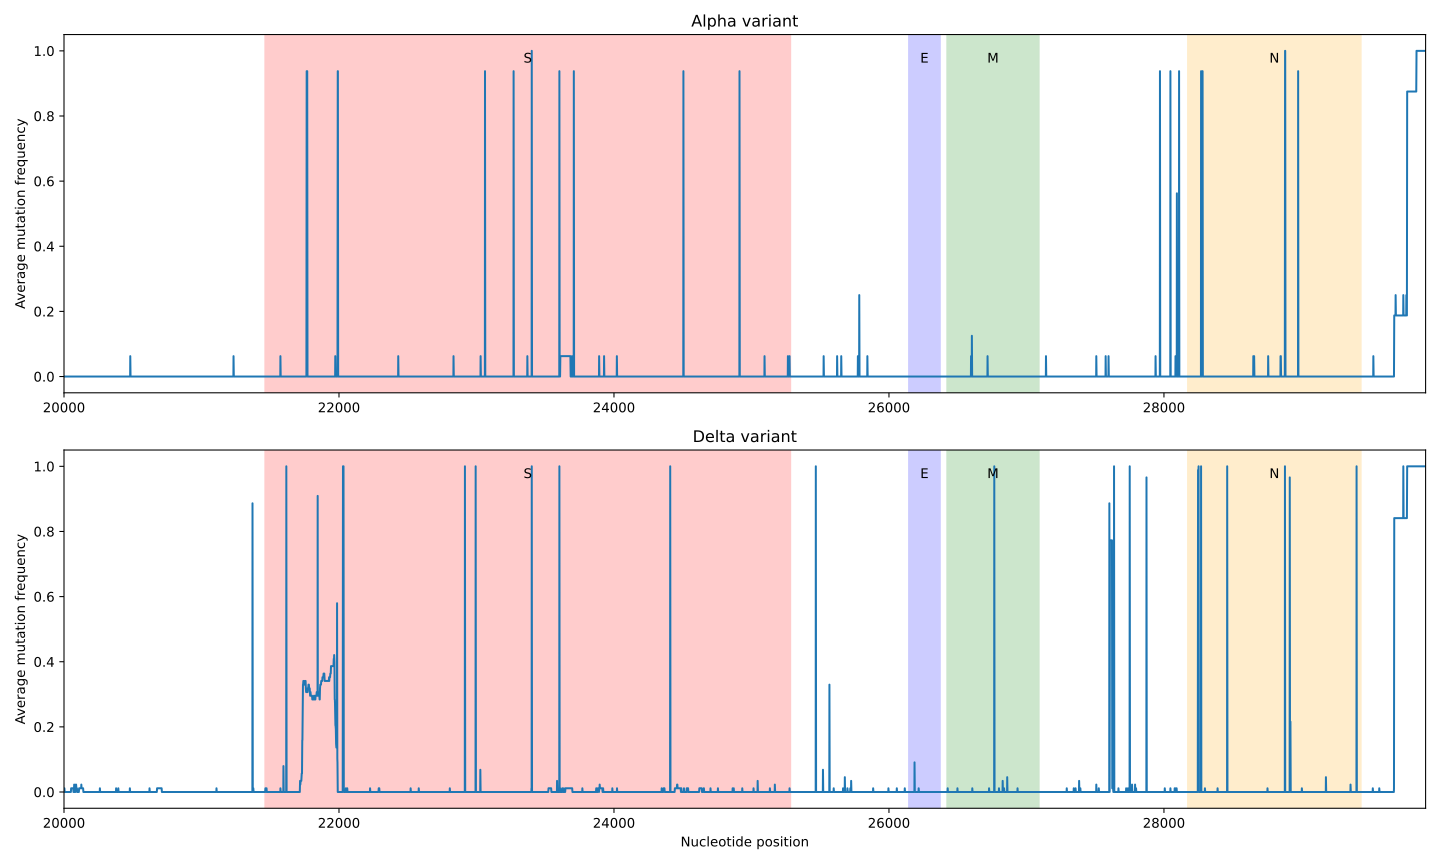

Write Python code to recreate this figure.
from Bio import SeqIO

records = list(SeqIO.parse("data/p1-sars-cov-2-variants.fasta", "fasta"))
reference = SeqIO.read("data/reference.fasta", "fasta")

alpha_variants  = ["EPI_ISL_3072041","EPI_ISL_1010703","EPI_ISL_1121977","EPI_ISL_1061036","EPI_ISL_1184096",
                   "EPI_ISL_1184504","EPI_ISL_3568432","EPI_ISL_3568427","EPI_ISL_1184097","EPI_ISL_1447289",
                   "EPI_ISL_1615593","EPI_ISL_1660402","EPI_ISL_1660401","EPI_ISL_2404987","EPI_ISL_2462429", 
                   "EPI_ISL_593696"]

delta_variants =  ["EPI_ISL_1904460", "EPI_ISL_1904466", "EPI_ISL_1904469", "EPI_ISL_1904454", "EPI_ISL_1756027", 
                   "EPI_ISL_2404986", "EPI_ISL_2107448", "EPI_ISL_2107529", "EPI_ISL_2650457", "EPI_ISL_2716414", 
                   "EPI_ISL_2633525", "EPI_ISL_2786933", "EPI_ISL_2811809", "EPI_ISL_2695796", "EPI_ISL_2650470", 
                   "EPI_ISL_2811992", "EPI_ISL_2695794", "EPI_ISL_2695799", "EPI_ISL_3281261", "EPI_ISL_3186692",
                   "EPI_ISL_3186471", "EPI_ISL_3186636", "EPI_ISL_3186262", "EPI_ISL_3186487", "EPI_ISL_3280996", 
                   "EPI_ISL_3305513", "EPI_ISL_3072100", "EPI_ISL_6757593", "EPI_ISL_3426420", "EPI_ISL_3539677", 
                   "EPI_ISL_4055434", "EPI_ISL_3834282", "EPI_ISL_3643716", "EPI_ISL_3501929", "EPI_ISL_5535311", 
                   "EPI_ISL_3502476", "EPI_ISL_3502311", "EPI_ISL_3834174", "EPI_ISL_9964573", "EPI_ISL_4747964",
                   "EPI_ISL_4205585", "EPI_ISL_4552276", "EPI_ISL_4205719", "EPI_ISL_4205539", "EPI_ISL_5689721", 
                   "EPI_ISL_4205197", "EPI_ISL_4552130", "EPI_ISL_4747905", "EPI_ISL_5347813", "EPI_ISL_5534640", 
                   "EPI_ISL_5936432", "EPI_ISL_5778590", "EPI_ISL_5534654", "EPI_ISL_5778467", "EPI_ISL_5778492", 
                   "EPI_ISL_6252077", "EPI_ISL_5535134", "EPI_ISL_5305653", "EPI_ISL_7264600", "EPI_ISL_6585779", 
                   "EPI_ISL_6586228", "EPI_ISL_6251927", "EPI_ISL_6585956", "EPI_ISL_7264849", "EPI_ISL_6586173", 
                   "EPI_ISL_6586136", "EPI_ISL_7264591", "EPI_ISL_6757382", "EPI_ISL_7621131", "EPI_ISL_7621166", 
                   "EPI_ISL_8901286", "EPI_ISL_7748984", "EPI_ISL_7621531", "EPI_ISL_7621692", "EPI_ISL_7621124", 
                   "EPI_ISL_7748623", "EPI_ISL_7748687", "EPI_ISL_7621974", "EPI_ISL_8901160", "EPI_ISL_10116719", 
                   "EPI_ISL_8901318", "EPI_ISL_8901337", "EPI_ISL_10116652", "EPI_ISL_8900986", "EPI_ISL_8901124",
                   "EPI_ISL_8901168", "EPI_ISL_8901097", "EPI_ISL_10116931"] 

gene_locations = {
    'S': (21462, 25284),
    'E': (26144, 26372),
    'M': (26422, 27091),
    'N': (28173, 29433)
}

#create dictionary to store the records for the alpha and delta variants
alpha_records = {}
for id in alpha_variants:
    for record in records:
        if id in record.description:
            alpha_records[id] = record
delta_records = {}
for id in delta_variants:
    for record in records:
        if id in record.description:
            delta_records[id] = record

#function to compare sequences and return list of differences
def compare_sequences(seq1, seq2):
    differences = []
    for i, (b1, b2) in enumerate(zip(seq1, seq2)):
        if b1 != b2:
            differences.append((1, b1, b2))
        else:
            differences.append((0, b1, b2))
    return differences

#Calculate the nucleotide mismatches between each sequence and the reference sequence for the variant
alpha_mismatches = []
for id in alpha_variants:
    differences = compare_sequences(str(reference.seq), str(alpha_records[id].seq))
    alpha_mismatches.append((id, differences))

delta_mismatches = []
for id in delta_variants:
    differences = compare_sequences(str(reference.seq), str(delta_records[id].seq))
    delta_mismatches.append((id, differences))

# add up the number of mismatches at each position for the alpha and delta variants
alpha_mismatch_array = [0] * len(alpha_mismatches[0][1])
for i in range(len(alpha_mismatches)):
    for j in range(len(alpha_mismatches[i][1])):
        alpha_mismatch_array[j] += alpha_mismatches[i][1][j][0]

delta_mismatch_array = [0] * len(delta_mismatches[0][1])
for i in range(len(delta_mismatches)):
    for j in range(len(delta_mismatches[i][1])):
        delta_mismatch_array[j] += delta_mismatches[i][1][j][0]

# divide mismatch_array by number of sequences to get the proportion of matches at each position
for i in range(len(alpha_mismatch_array)):
    alpha_mismatch_array[i] /= len(alpha_mismatches)

for i in range(len(delta_mismatch_array)):
    delta_mismatch_array[i] /= len(delta_mismatches)



# find mutations that have occurred in the S gene for either/both variants at greater than 0.5 frequency
alpha_mutations = [0] * len(alpha_mismatch_array)
for i in range(gene_locations['S'][0], gene_locations['S'][1]):
    if alpha_mismatch_array[i] > 0.5:
        alpha_mutations[i] = 1

delta_mutations = [0] * len(delta_mismatch_array)
for i in range(gene_locations['S'][0], gene_locations['S'][1]):
    if delta_mismatch_array[i] > 0.5:
        delta_mutations[i] = 1

"""
print("Alpha variant mutations in S gene at >0.5 frequency:")
for i in range(gene_locations['S'][0], gene_locations['S'][1]):
    if alpha_mutations[i] == 1:
        print(f"mutation at position {i}")
        print(f"mutation of {alpha_mismatches[0][1][i][1]} to {alpha_mismatches[0][1][i][2]}")

print("Delta variant mutations in S gene at >0.5 frequency:")
for i in range(gene_locations['S'][0], gene_locations['S'][1]):
    if delta_mutations[i] == 1:
        print(f"mutation at position {i}")
        print(f"mutation of {delta_mismatches[0][1][i][1]} to {delta_mismatches[0][1][i][2]}")
"""
        
#check if any of the mutations are the same between the two variants
for i in range(gene_locations['S'][0], gene_locations['S'][1]):
    if alpha_mutations[i] == 1 and delta_mutations[i] == 1:
        print(f"mutation at position {i} is the same between the two variants")
        print(f"mutation of {alpha_mismatches[0][1][i][1]} to {alpha_mismatches[0][1][i][2]} in alpha variant")
        print(f"mutation of {delta_mismatches[0][1][i][1]} to {delta_mismatches[0][1][i][2]} in delta variant")






#time to plot!
import matplotlib.pyplot as plt
import numpy as np

fig, (alpha_ax, delta_ax) = plt.subplots(2, 1, figsize=(15, 9))

# X-axis positions
alpha_positions = np.arange(len(alpha_mismatch_array))
delta_positions = np.arange(len(delta_mismatch_array))

# Plot mismatch arrays
alpha_ax.plot(alpha_positions, alpha_mismatch_array)
delta_ax.plot(delta_positions, delta_mismatch_array)

# Gene colours
gene_colors = {
    'S': 'red',
    'E': 'blue',
    'M': 'green',
    'N': 'orange'
}

# Mark gene locations on both subplots
for ax in (alpha_ax, delta_ax):
    for gene, (start, end) in gene_locations.items():
        ax.axvspan(start, end, color=gene_colors[gene], alpha=0.2)
        ax.text(
            (start + end) / 2,
            0.95,
            gene,
            transform=ax.get_xaxis_transform(),
            ha='center',
            va='top'
        )

    ax.set_xlim(20000, len(alpha_mismatch_array))
    ax.set_ylabel('Average mutation frequency')

alpha_ax.set_title('Alpha variant')
delta_ax.set_title('Delta variant')
delta_ax.set_xlabel('Nucleotide position')

plt.tight_layout()
plt.savefig('problem3.svg')
plt.show()
